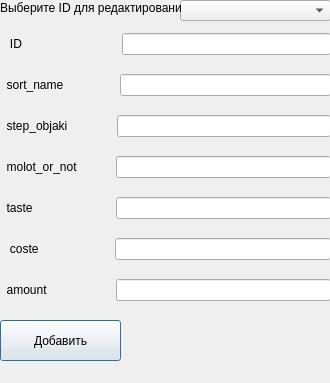
<?xml version="1.0" encoding="UTF-8"?>
<ui version="4.0">
 <class>Dialog</class>
 <widget class="QDialog" name="Dialog">
  <property name="geometry">
   <rect>
    <x>0</x>
    <y>0</y>
    <width>330</width>
    <height>383</height>
   </rect>
  </property>
  <property name="windowTitle">
   <string>Dialog</string>
  </property>
  <widget class="QWidget" name="verticalLayoutWidget">
   <property name="geometry">
    <rect>
     <x>0</x>
     <y>20</y>
     <width>331</width>
     <height>301</height>
    </rect>
   </property>
   <layout class="QVBoxLayout" name="verticalLayout">
    <item>
     <layout class="QHBoxLayout" name="horizontalLayout">
      <item>
       <widget class="QLabel" name="label">
        <property name="text">
         <string>   ID                            </string>
        </property>
       </widget>
      </item>
      <item>
       <widget class="QLineEdit" name="ID"/>
      </item>
     </layout>
    </item>
    <item>
     <layout class="QHBoxLayout" name="horizontalLayout_7">
      <item>
       <widget class="QLabel" name="label_7">
        <property name="text">
         <string>  sort_name               </string>
        </property>
       </widget>
      </item>
      <item>
       <widget class="QLineEdit" name="sort_name"/>
      </item>
     </layout>
    </item>
    <item>
     <layout class="QHBoxLayout" name="horizontalLayout_8">
      <item>
       <widget class="QLabel" name="label_8">
        <property name="text">
         <string>  step_objaki             </string>
        </property>
       </widget>
      </item>
      <item>
       <widget class="QLineEdit" name="step_objarki"/>
      </item>
     </layout>
    </item>
    <item>
     <layout class="QHBoxLayout" name="horizontalLayout_9">
      <item>
       <widget class="QLabel" name="label_9">
        <property name="text">
         <string>  molot_or_not          </string>
        </property>
       </widget>
      </item>
      <item>
       <widget class="QLineEdit" name="molot_or_not"/>
      </item>
     </layout>
    </item>
    <item>
     <layout class="QHBoxLayout" name="horizontalLayout_10">
      <item>
       <widget class="QLabel" name="label_10">
        <property name="text">
         <string>  taste                       </string>
        </property>
       </widget>
      </item>
      <item>
       <widget class="QLineEdit" name="taste"/>
      </item>
     </layout>
    </item>
    <item>
     <layout class="QHBoxLayout" name="horizontalLayout_11">
      <item>
       <widget class="QLabel" name="label_11">
        <property name="text">
         <string>   coste                     </string>
        </property>
       </widget>
      </item>
      <item>
       <widget class="QLineEdit" name="coste"/>
      </item>
     </layout>
    </item>
    <item>
     <layout class="QHBoxLayout" name="horizontalLayout_12">
      <item>
       <widget class="QLabel" name="label_12">
        <property name="text">
         <string>  amount                   </string>
        </property>
       </widget>
      </item>
      <item>
       <widget class="QLineEdit" name="amount"/>
      </item>
     </layout>
    </item>
   </layout>
  </widget>
  <widget class="QPushButton" name="add_2">
   <property name="geometry">
    <rect>
     <x>0</x>
     <y>320</y>
     <width>121</width>
     <height>41</height>
    </rect>
   </property>
   <property name="text">
    <string>Добавить</string>
   </property>
  </widget>
  <widget class="QLabel" name="error">
   <property name="geometry">
    <rect>
     <x>0</x>
     <y>360</y>
     <width>331</width>
     <height>21</height>
    </rect>
   </property>
   <property name="text">
    <string/>
   </property>
  </widget>
  <widget class="QComboBox" name="comboBox">
   <property name="geometry">
    <rect>
     <x>180</x>
     <y>0</y>
     <width>151</width>
     <height>21</height>
    </rect>
   </property>
  </widget>
  <widget class="QLabel" name="label_13">
   <property name="geometry">
    <rect>
     <x>0</x>
     <y>0</y>
     <width>181</width>
     <height>16</height>
    </rect>
   </property>
   <property name="text">
    <string>Выберите ID для редактирования</string>
   </property>
  </widget>
 </widget>
 <resources/>
 <connections/>
</ui>
